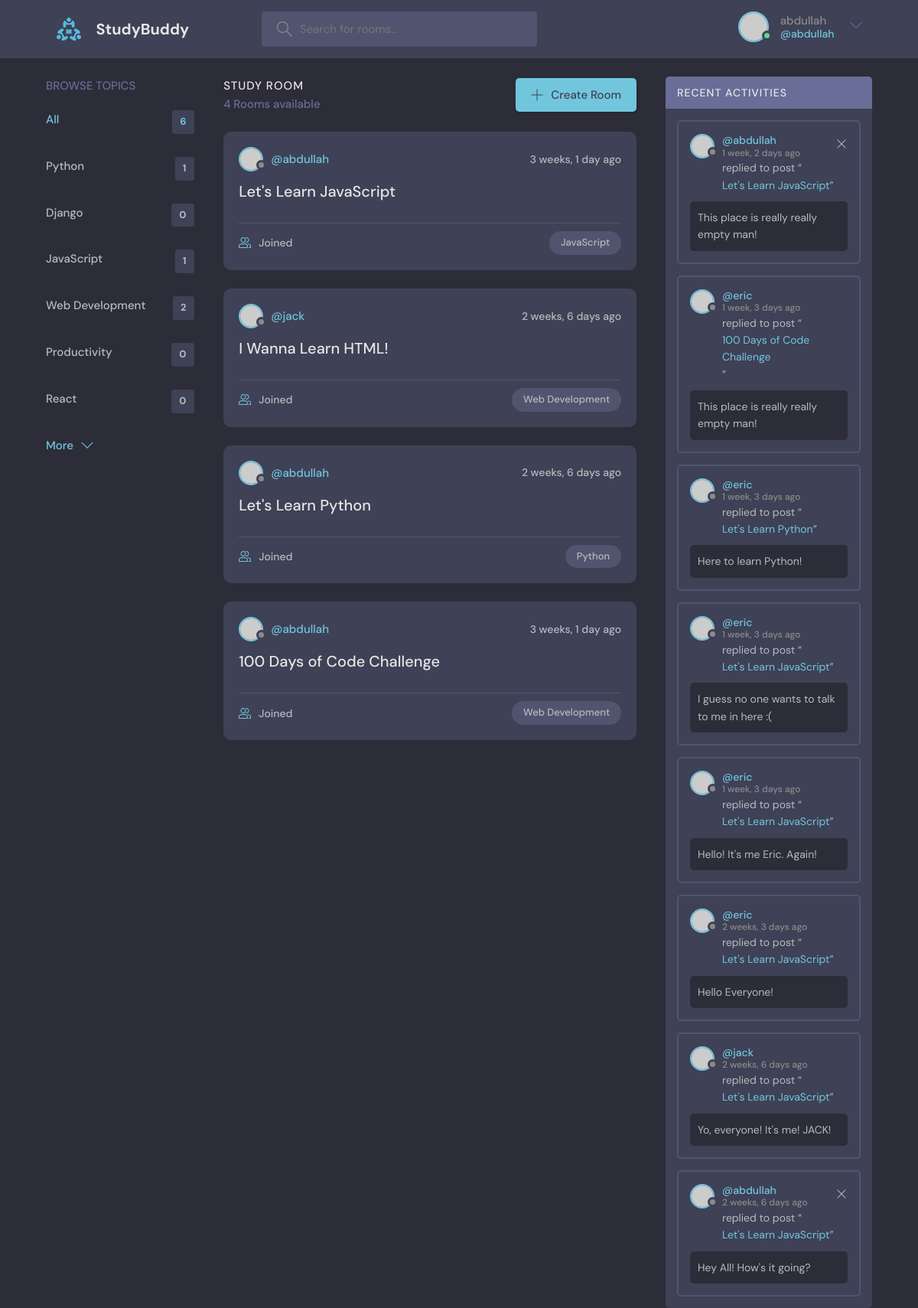
Before: / (signed in) with the older database file.
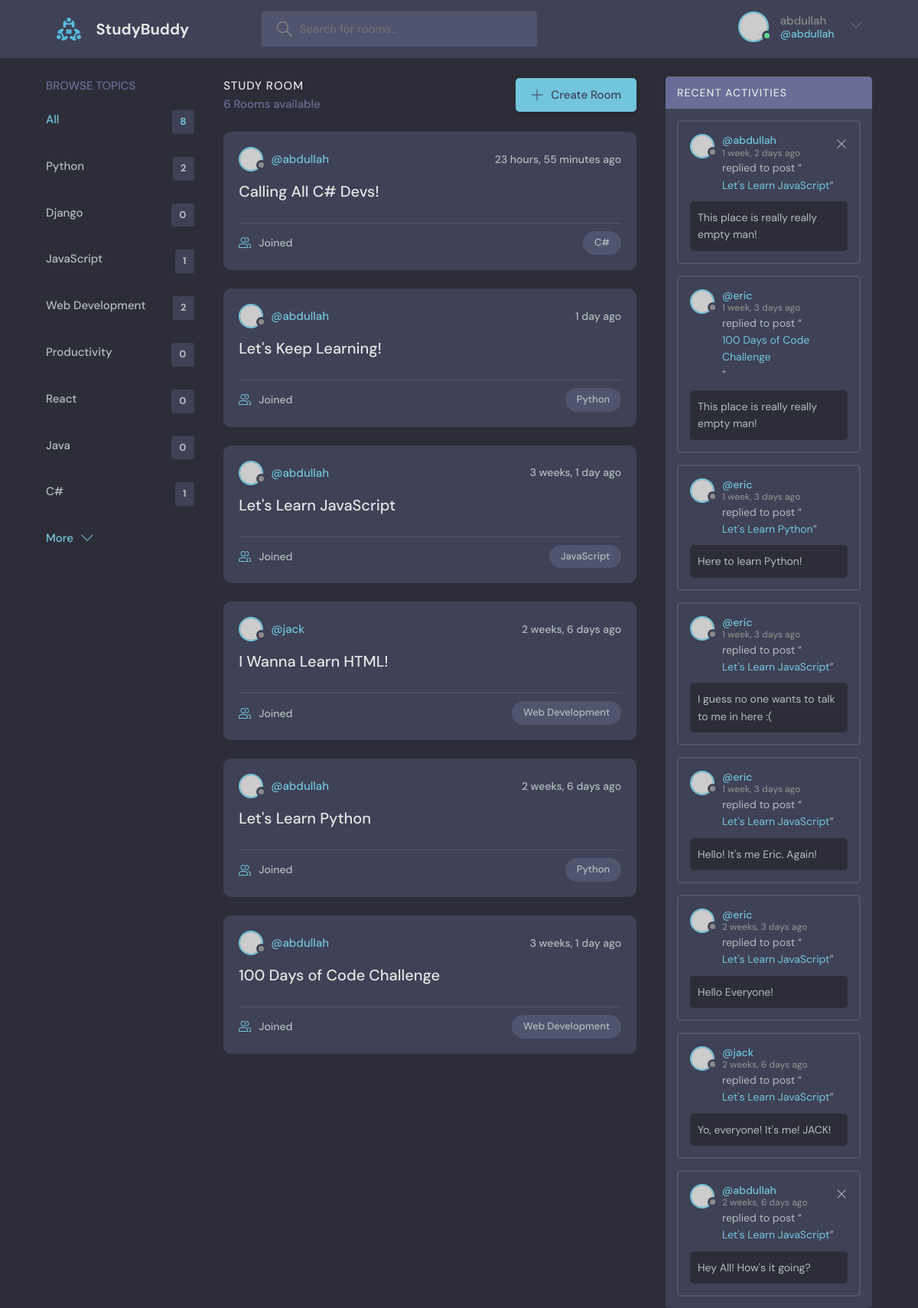
After: the same page with the newer database file.
### base/models.py (models this page shows, shortened)
class Topic(models.Model):
    name: str = models.CharField(max_length=200)

class Room(models.Model):
    host = models.ForeignKey(User, on_delete=models.SET_NULL, null=True)
    topic = models.ForeignKey(Topic, on_delete=models.SET_NULL, null=True)
    name: str = models.CharField(max_length=200)
    description = models.TextField(null=True, blank=True)
    participant = models.ManyToManyField(User, related_name="participant", blank=True)
    updated = models.DateTimeField(auto_now=True)
    created = models.DateTimeField(auto_now_add=True)
    class Meta:
        ordering = ['-updated', '-created']
    def __str__(self):
        return self.name

class Message(models.Model):
    user = models.ForeignKey(User, on_delete=models.CASCADE)
    room = models.ForeignKey(Room, on_delete=models.CASCADE)
    body: str = models.TextField()
    updated = models.DateTimeField(auto_now=True)
    created = models.DateTimeField(auto_now_add=True)
    class Meta:
        ordering = ['-updated', '-created']

### base/views.py (the view)
# urls.py: 2. Add a URL to urlpatterns:  path('', views.home, name='home')
def home(request):
    q = request.GET.get('q') \
        if request.GET.get('q') is not None else ''
    rooms = Room.objects.filter(
        Q(topic__name__icontains=q) |
        Q(name__icontains=q) |
        Q(description__icontains=q)
    )
    room_messages = Message.objects.filter(
        Q(room__topic__name__icontains=q)
    )
    room_count = rooms.count()
    topics = Topic.objects.all()
    context = {'rooms': rooms,
               'topics': topics,
               'room_count': room_count,
               'room_message': room_messages}
    return render(request, 'base/home.html', context)

### base/templates/base/home.html (shortened to what this page needs)
{% extends 'main.html' %}
{% block content %}
    <main class="layout layout--3">
        <div class="container">
            {% include 'base/topics_components.html' %}
            <div class="roomList">
                <div class="roomList__header">
                    <div>
                        <h2>Study Room</h2>
                        <p>{{ room_count }} Rooms available</p>
                    </div>
                    <a class="btn btn--main" href="{% url 'create-room' %}">
                        <svg version="1.1" xmlns="http://www.w3.org/2000/svg" width="32" height="32"
                             viewBox="0 0 32 32">
                            <title>add</title>
                            <path
                                    d="M16.943 0.943h-1.885v14.115h-14.115v1.885h14.115v14.115h1.885v-14.115h14.115v-1.885h-14.115v-14.115z"
                            ></path>
                        </svg>
                        Create Room
                    </a>
                </div>
                {% include 'base/feed_component.html' %}
            </div>
            {% include 'base/activity_component.html' %}
        </div>
    </main>
{% endblock %}

### base/templates/base/topics_components.html
<div class="topics">
    <div class="topics__header">
        <h2>Browse Topics</h2>
    </div>
    <ul class="topics__list">
        <li>
            <a href="{% url 'home' %}" class="active">All <span>{{ topics.count }}</span></a>
        </li>
        {% for topic in topics %}
            <li>
                <a href="{% url 'home' %}?q={{ topic.name }}">{{ topic.name }}
                    <span>{{ topic.room_set.all.count }}</span></a>
            </li>
        {% endfor %}
    </ul>
    <a class="btn btn--link" href="topics.html">
        More
        <svg version="1.1" xmlns="http://www.w3.org/2000/svg" width="32" height="32" viewBox="0 0 32 32">
            <title>chevron-down</title>
            <path d="M16 21l-13-13h-3l16 16 16-16h-3l-13 13z"></path>
        </svg>
    </a>
</div>

### base/templates/base/feed_component.html (shortened to what this page needs)
{% for room in rooms %}
    <div class="roomListRoom">
        <div class="roomListRoom__header">
            <a href="{% url 'user-profile' room.host.id %}" class="roomListRoom__author">
                <div class="avatar avatar--small">
                    <img src="https://randomuser.me/api/portraits/women/11.jpg"/>
                </div>
                <span>@{{ room.host.username }}</span>
            </a>
            <div class="roomListRoom__actions">
                <span>{{ room.created|timesince }} ago</span>
            </div>
        </div>
        <div class="roomListRoom__content">
            <a href="{% url 'room' room.id %}">{{ room.name }}</a>
        </div>
        <div class="roomListRoom__meta">
            <a href="{% url 'room' room.id %}" class="roomListRoom__joined">
                {{ room.participants.all.count }} Joined
            </a>
            <p class="roomListRoom__topic">{{ room.topic.name }}</p>
        </div>
    </div>
{% endfor %}

### base/templates/base/activity_component.html
<div class="activities">
    <div class="activities__header">
        <h2>Recent Activities</h2>
    </div>
    {% for message in room_message %}
        <div class="activities__box">
            <div class="activities__boxHeader roomListRoom__header">
                <a href="{% url 'user-profile' message.user.id %}" class="roomListRoom__author">
                    <div class="avatar avatar--small">
                        <img src="https://randomuser.me/api/portraits/women/11.jpg"/>
                    </div>
                    <p>
                        @{{ message.user }}
                        <span>{{ message.created|timesince }} ago</span>
                    </p>
                </a>
                {% if request.user == message.user %}
                    <div class="roomListRoom__actions">
                        <a href="{% url 'delete-message' message.id %}">
                            <svg version="1.1" xmlns="http://www.w3.org/2000/svg" width="32" height="32"
                                 viewBox="0 0 32 32">
                                <title>remove</title>
                                <path
                                        d="M27.314 6.019l-1.333-1.333-9.98 9.981-9.981-9.981-1.333 1.333 9.981 9.981-9.981 9.98 1.333 1.333 9.981-9.98 9.98 9.98 1.333-1.333-9.98-9.98 9.98-9.981z"
                                ></path>
                            </svg>
                        </a>
                    </div>
                {% endif %}
            </div>
            <div class="activities__boxContent">
                <p>replied to post “<a href="{% url 'room' message.room.id %}">{{ message.room }}</a>”</p>
                <div class="activities__boxRoomContent">
                    {{ message.body }}
                </div>
            </div>
        </div>
    {% endfor %}
</div>

Changed rows visible on the page:
computed for Topic "Python": room_set.all.count "1" → "2"
added Topic: name "Java", room_set.all.count "0"
added Topic: name "C#", room_set.all.count "1"
added Room: host.username "abdullah", created "23 hours, 55 minutes", name "Calling All C# Devs!", topic.name "C#"
added Room: host.username "abdullah", created "1 day", name "Let's Keep Learning!", topic.name "Python"
Other visible differences:
{{ topics.count }}: "6" → "8"
{{ room_count }}: "4" → "6"
